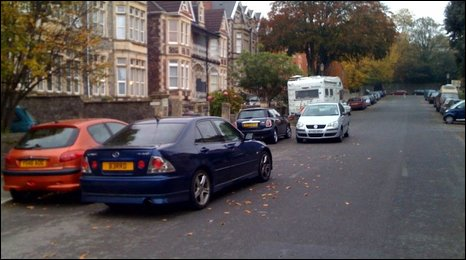
#> input picture resources/dpark/d1.jpg, 466 x 260 px, found by its file name
$ python opencv_1.py
#> lines starting #> are read from the running program, lines starting #| are printed output that depends on the picture; after the words box and inside, x2 and y2 are one past the last pixel; in counts of white or black regions, pixels touching at a corner belong together
import cv2
import numpy as np
import matplotlib.pyplot as plt
print('Loaded !!!')

kernel = np.ones((5, 5), np.uint8)

img = cv2.imread('Resources/dpark/d1.jpg')
#> img is the input picture: shape (260, 466, 3); mean B, G, R 83.8, 84.5, 92.2
print(img.shape)
#| (260, 466, 3)
s = img.shape
#> s = (260, 466, 3)
w = s[0]
#> w = 260
h = s[1]
#> h = 466
print('Width is', w, '& Height is', h)
#| Width is 260 & Height is 466

imgCanny = cv2.Canny(img, 150, 200)
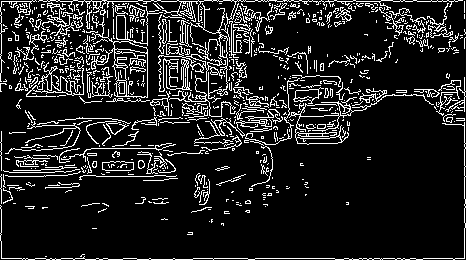
#> imgCanny: shape (260, 466); 12.9% white in thin lines or dots
imgDial = cv2.dilate(imgCanny, kernel, iterations=1)
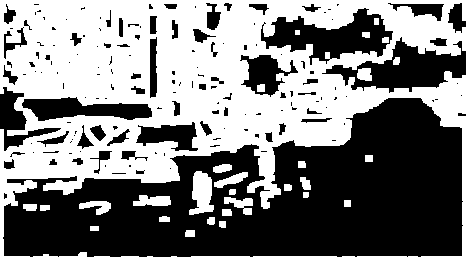
#> imgDial: shape (260, 466); 49.4% white; 29 white regions, largest, box (x1, y1, x2, y2) and area: (0, 0, 466, 260) 56556, (189, 171, 214, 215) 741, (133, 195, 171, 206) 330
imgErod = cv2.erode(imgDial, kernel, iterations=1)
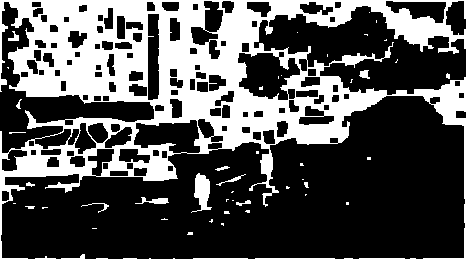
#> imgErod: shape (260, 466); 32.4% white; 46 white regions (32 under 20 px), largest, box (x1, y1, x2, y2) and area: (0, 0, 466, 260) 38059, (191, 173, 212, 213) 441, (135, 197, 169, 204) 126
imgResize = cv2.resize(img, (2*w, 2*h))
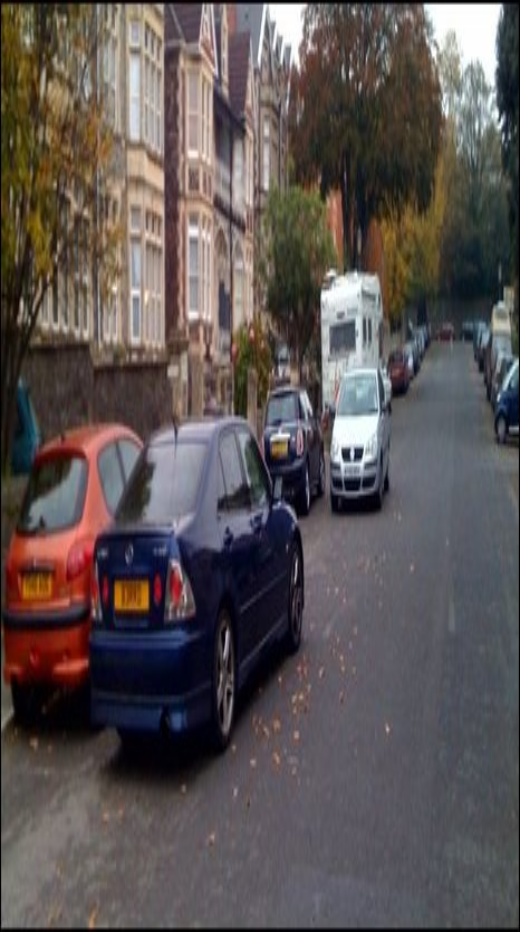
#> imgResize: shape (932, 520, 3); mean B, G, R 83.7, 84.3, 92.1
imgCropped = img[0:150, 10:350]
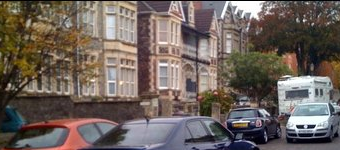
#> imgCropped: shape (150, 340, 3); mean B, G, R 92.8, 98.8, 109.9

img2 = np.zeros((512, 512), np.uint8)
cv2.line(img2, (0, 0), (img2.shape[0], img2.shape[1]), (255, 0, 0), 2)
cv2.line(img2, (0, img2.shape[0]), (img2.shape[1], 0), (255, 0, 0), 2)
cv2.line(img2, (0, int(img2.shape[0]/2)),
         (int(img2.shape[1]/2), 0), (255, 0, 0), 2)

cv2.rectangle(img2, (0, 0), (123, 223), (255, 0, 0), cv2.FILLED)
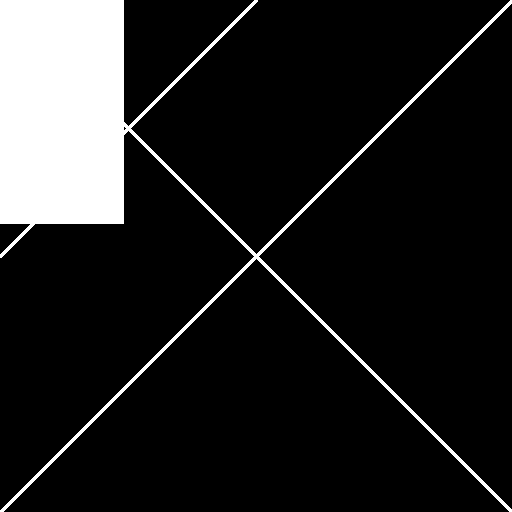
#> img2: shape (512, 512); 12.6% white; 1 white region, box (x1, y1, x2, y2) and area: (0, 0, 512, 512) 33068

cv2.circle(img2, (256, 256), 30, (255, 255, 0), 4)

cv2.putText(img2, "Hi PINK", (300, 100),
            cv2.FONT_HERSHEY_COMPLEX, 1, (255, 0, 0), 1)
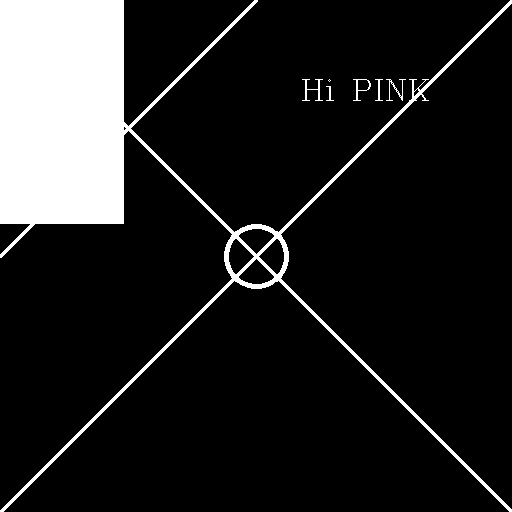
#> img2: shape (512, 512); 13.1% white; 7 white regions (1 under 20 px), largest, box (x1, y1, x2, y2) and area: (0, 0, 512, 512) 34025, (302, 79, 323, 101) 123, (386, 79, 406, 101) 97, (353, 79, 371, 101) 91, (375, 79, 383, 101) 56, (326, 86, 334, 101) 39

# [6 lines of commented-out code are left out]
cv2.imshow('IMG2', img2)
cv2.waitKey(0)

# plt.imshow(img)
# plt.show()
cv2. destroyAllWindows()

$ run again, with resources/dpark/d2.jpg copied over resources/dpark/d1.jpg
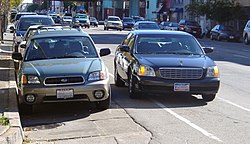
#> input picture resources/dpark/d2.jpg, 250 x 144 px, found by its file name
#> img is the input picture: shape (144, 250, 3); mean B, G, R 124.4, 114, 110
#| (144, 250, 3)
#| Width is 144 & Height is 250
#> `imgCanny = cv2.Canny(img, 150, 200)`:
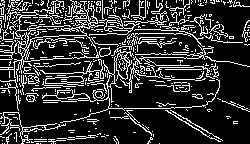
#> imgCanny: shape (144, 250); 19.6% white in thin lines or dots
#> imgDial: shape (144, 250); 70.5% white; 78 black regions (47 under 20 px), largest, box (x1, y1, x2, y2) and area: (178, 101, 250, 144) 1460, (134, 111, 216, 144) 1294, (20, 97, 107, 125) 1138
#> imgErod: shape (144, 250); 49.1% white; 8 white regions (4 under 20 px), largest, box (x1, y1, x2, y2) and area: (0, 0, 250, 144) 17496, (222, 100, 250, 112) 81, (192, 94, 203, 99) 43, (113, 136, 119, 144) 28
#> `imgCropped = img[0:150, 10:350]`:
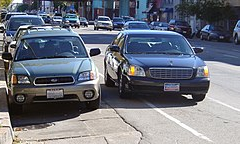
#> imgCropped: shape (144, 240, 3); mean B, G, R 125, 113.8, 109.4

$ run again, with resources/dpark/d3.jpg copied over resources/dpark/d1.jpg
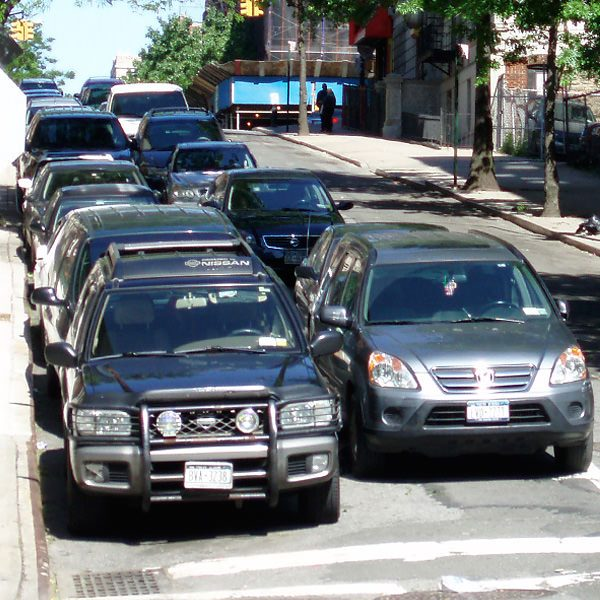
#> input picture resources/dpark/d3.jpg, 600 x 600 px, found by its file name
#> img is the input picture: shape (600, 600, 3); mean B, G, R 120.1, 116.4, 110.3
#| (600, 600, 3)
#| Width is 600 & Height is 600
#> `imgCanny = cv2.Canny(img, 150, 200)`:
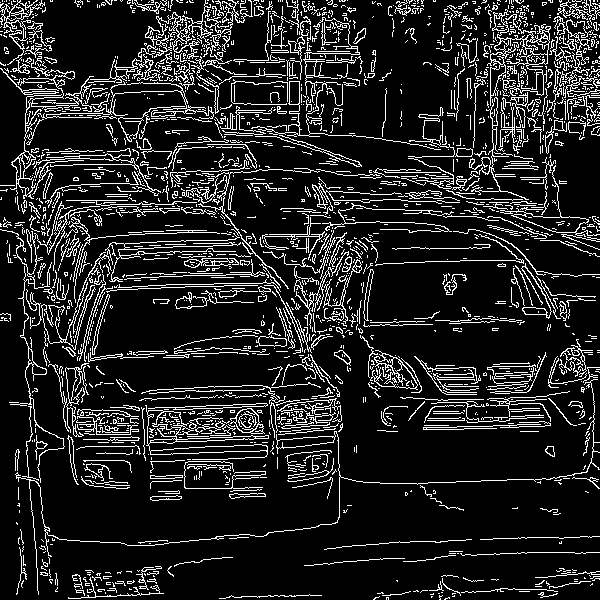
#> imgCanny: shape (600, 600); 13.7% white in thin lines or dots
#> imgDial: shape (600, 600); 54.1% white; 495 black regions (304 under 20 px), largest, box (x1, y1, x2, y2) and area: (0, 233, 600, 600) 43028, (41, 445, 337, 543) 15565, (365, 263, 600, 397) 15323
#> imgErod: shape (600, 600); 33.3% white; 78 white regions (40 under 20 px), largest, box (x1, y1, x2, y2) and area: (0, 0, 600, 595) 112309, (68, 566, 164, 600) 1615, (373, 568, 600, 600) 1138
#> `imgCropped = img[0:150, 10:350]`:
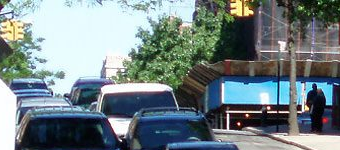
#> imgCropped: shape (150, 340, 3); mean B, G, R 132.6, 130, 115.5

$ run again, with resources/dpark/d4.jpg copied over resources/dpark/d1.jpg
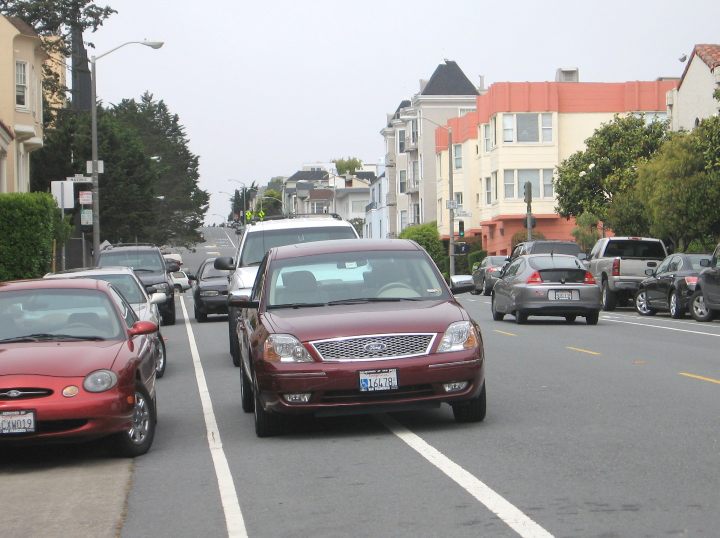
#> input picture resources/dpark/d4.jpg, 1439 x 1075 px, found by its file name (shown at 1/2 size)
#> img is the input picture: shape (1075, 1439, 3); mean B, G, R 147.6, 149.4, 151.9
#| (1075, 1439, 3)
#| Width is 1075 & Height is 1439
#> imgCanny: shape (1075, 1439); 5.8% white in thin lines or dots
#> imgDial: shape (1075, 1439); 24.5% white; 209 white regions, largest, box (x1, y1, x2, y2) and area: (0, 0, 1439, 1075) 318798, (0, 772, 111, 868) 5995, (704, 732, 803, 785) 3804
#> imgErod: shape (1075, 1439); 13.2% white; 342 white regions (201 under 20 px), largest, box (x1, y1, x2, y2) and area: (0, 0, 1439, 1075) 164679, (0, 0, 144, 374) 9726, (0, 774, 109, 866) 3689
#> `imgCropped = img[0:150, 10:350]`:
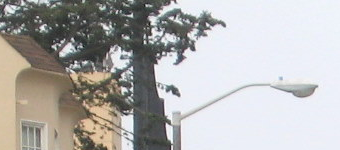
#> imgCropped: shape (150, 340, 3); mean B, G, R 175.7, 177.1, 178.3
